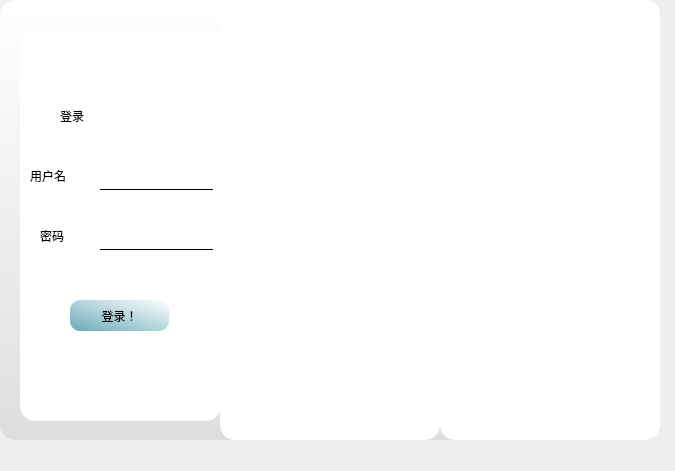
<?xml version="1.0" encoding="UTF-8"?>
<ui version="4.0">
 <class>page_welcome</class>
 <widget class="QWidget" name="page_welcome">
  <property name="geometry">
   <rect>
    <x>0</x>
    <y>0</y>
    <width>675</width>
    <height>471</height>
   </rect>
  </property>
  <property name="windowTitle">
   <string>Form</string>
  </property>
  <widget class="QFrame" name="frame_main">
   <property name="geometry">
    <rect>
     <x>0</x>
     <y>0</y>
     <width>660</width>
     <height>440</height>
    </rect>
   </property>
   <property name="styleSheet">
    <string notr="true">QFrame#frame_main{
	background-color: qlineargradient(spread:pad, x1:0.514205, y1:0.983, x2:0.474, y2:0, stop:0 rgba(223, 221, 223, 255), stop:1 rgba(255, 255, 255, 255));
border-radius:15px;
}</string>
   </property>
   <property name="frameShape">
    <enum>QFrame::Shape::StyledPanel</enum>
   </property>
   <property name="frameShadow">
    <enum>QFrame::Shadow::Raised</enum>
   </property>
   <widget class="QFrame" name="frame">
    <property name="geometry">
     <rect>
      <x>20</x>
      <y>30</y>
      <width>201</width>
      <height>391</height>
     </rect>
    </property>
    <property name="styleSheet">
     <string notr="true">background-color: rgb(255, 255, 255);
border-radius:15px;</string>
    </property>
    <property name="frameShape">
     <enum>QFrame::Shape::StyledPanel</enum>
    </property>
    <property name="frameShadow">
     <enum>QFrame::Shadow::Raised</enum>
    </property>
    <widget class="QPushButton" name="btn_login">
     <property name="geometry">
      <rect>
       <x>50</x>
       <y>270</y>
       <width>99</width>
       <height>31</height>
      </rect>
     </property>
     <property name="styleSheet">
      <string notr="true">border-radius:10px;
font: 500 18pt &quot;猫啃什锦黑&quot;;
background-color: qlineargradient(spread:pad, x1:0, y1:1, x2:1, y2:0, stop:0 rgba(106, 170, 184, 255), stop:1 rgba(255, 255, 255, 255));
</string>
     </property>
     <property name="text">
      <string>登录！</string>
     </property>
    </widget>
    <widget class="QLabel" name="label_3">
     <property name="geometry">
      <rect>
       <x>20</x>
       <y>190</y>
       <width>61</width>
       <height>31</height>
      </rect>
     </property>
     <property name="styleSheet">
      <string notr="true">font: 500 18pt &quot;猫啃什锦黑&quot;;</string>
     </property>
     <property name="text">
      <string>密码</string>
     </property>
    </widget>
    <widget class="QLineEdit" name="lineEdit_login_password">
     <property name="geometry">
      <rect>
       <x>80</x>
       <y>200</y>
       <width>113</width>
       <height>20</height>
      </rect>
     </property>
     <property name="styleSheet">
      <string notr="true">background:transparent;
border:none;
border-bottom:1px solid</string>
     </property>
     <property name="text">
      <string/>
     </property>
    </widget>
    <widget class="QLabel" name="label_2">
     <property name="geometry">
      <rect>
       <x>10</x>
       <y>130</y>
       <width>71</width>
       <height>31</height>
      </rect>
     </property>
     <property name="styleSheet">
      <string notr="true">font: 500 18pt &quot;猫啃什锦黑&quot;;</string>
     </property>
     <property name="text">
      <string>用户名</string>
     </property>
    </widget>
    <widget class="QLineEdit" name="lineEdit_login_username">
     <property name="geometry">
      <rect>
       <x>80</x>
       <y>140</y>
       <width>113</width>
       <height>20</height>
      </rect>
     </property>
     <property name="styleSheet">
      <string notr="true">background:transparent;
font: 500 18pt &quot;猫啃什锦黑&quot;;
border:none;
border-bottom:1px solid</string>
     </property>
     <property name="text">
      <string/>
     </property>
    </widget>
    <widget class="QLabel" name="label_login">
     <property name="geometry">
      <rect>
       <x>40</x>
       <y>50</y>
       <width>121</width>
       <height>71</height>
      </rect>
     </property>
     <property name="styleSheet">
      <string notr="true">font: 500 48pt &quot;猫啃什锦黑&quot;;</string>
     </property>
     <property name="text">
      <string>登录</string>
     </property>
    </widget>
    <widget class="QPushButton" name="btn_seePassword">
     <property name="geometry">
      <rect>
       <x>170</x>
       <y>190</y>
       <width>20</width>
       <height>20</height>
      </rect>
     </property>
     <property name="styleSheet">
      <string notr="true">image: url(:/img/closeEye.png);</string>
     </property>
     <property name="text">
      <string/>
     </property>
    </widget>
   </widget>
   <widget class="QFrame" name="frame_2">
    <property name="geometry">
     <rect>
      <x>230</x>
      <y>30</y>
      <width>201</width>
      <height>391</height>
     </rect>
    </property>
    <property name="styleSheet">
     <string notr="true">background-color: rgb(255, 255, 255);
border-radius:15px;</string>
    </property>
    <property name="frameShape">
     <enum>QFrame::Shape::StyledPanel</enum>
    </property>
    <property name="frameShadow">
     <enum>QFrame::Shadow::Raised</enum>
    </property>
    <widget class="QLabel" name="label_4">
     <property name="geometry">
      <rect>
       <x>10</x>
       <y>170</y>
       <width>61</width>
       <height>31</height>
      </rect>
     </property>
     <property name="styleSheet">
      <string notr="true">font: 500 12pt &quot;猫啃什锦黑&quot;;</string>
     </property>
     <property name="text">
      <string>密码</string>
     </property>
    </widget>
    <widget class="QLineEdit" name="lineEdit_register_password">
     <property name="geometry">
      <rect>
       <x>80</x>
       <y>180</y>
       <width>113</width>
       <height>20</height>
      </rect>
     </property>
     <property name="styleSheet">
      <string notr="true">background:transparent;
border:none;
border-bottom:1px solid</string>
     </property>
     <property name="text">
      <string/>
     </property>
    </widget>
    <widget class="QLabel" name="label_5">
     <property name="geometry">
      <rect>
       <x>10</x>
       <y>130</y>
       <width>71</width>
       <height>31</height>
      </rect>
     </property>
     <property name="styleSheet">
      <string notr="true">font: 500 18pt &quot;猫啃什锦黑&quot;;</string>
     </property>
     <property name="text">
      <string>用户名</string>
     </property>
    </widget>
    <widget class="QLineEdit" name="lineEdit_register_username">
     <property name="geometry">
      <rect>
       <x>80</x>
       <y>140</y>
       <width>113</width>
       <height>20</height>
      </rect>
     </property>
     <property name="styleSheet">
      <string notr="true">background:transparent;
font: 500 18pt &quot;猫啃什锦黑&quot;;
border:none;
border-bottom:1px solid</string>
     </property>
     <property name="text">
      <string/>
     </property>
    </widget>
    <widget class="QLabel" name="label_register">
     <property name="geometry">
      <rect>
       <x>40</x>
       <y>50</y>
       <width>121</width>
       <height>71</height>
      </rect>
     </property>
     <property name="styleSheet">
      <string notr="true">font: 500 48pt &quot;猫啃什锦黑&quot;;</string>
     </property>
     <property name="text">
      <string>注册</string>
     </property>
    </widget>
    <widget class="QPushButton" name="btn_register">
     <property name="geometry">
      <rect>
       <x>50</x>
       <y>270</y>
       <width>101</width>
       <height>31</height>
      </rect>
     </property>
     <property name="styleSheet">
      <string notr="true">border-radius:10px;
font: 500 18pt &quot;猫啃什锦黑&quot;;
background-color: qlineargradient(spread:pad, x1:0, y1:1, x2:1, y2:0, stop:0 rgba(106, 170, 184, 255), stop:1 rgba(255, 255, 255, 255));
</string>
     </property>
     <property name="text">
      <string>注册！</string>
     </property>
    </widget>
    <widget class="QLabel" name="label_7">
     <property name="geometry">
      <rect>
       <x>10</x>
       <y>210</y>
       <width>71</width>
       <height>31</height>
      </rect>
     </property>
     <property name="styleSheet">
      <string notr="true">font: 500 12pt &quot;猫啃什锦黑&quot;;</string>
     </property>
     <property name="text">
      <string>再次输入</string>
     </property>
    </widget>
    <widget class="QLineEdit" name="lineEdit_register_passwordAgain">
     <property name="geometry">
      <rect>
       <x>80</x>
       <y>220</y>
       <width>113</width>
       <height>20</height>
      </rect>
     </property>
     <property name="styleSheet">
      <string notr="true">background:transparent;
border:none;
border-bottom:1px solid</string>
     </property>
     <property name="text">
      <string/>
     </property>
    </widget>
   </widget>
   <widget class="QPushButton" name="btn_exit">
    <property name="geometry">
     <rect>
      <x>450</x>
      <y>220</y>
      <width>181</width>
      <height>51</height>
     </rect>
    </property>
    <property name="styleSheet">
     <string notr="true">border-radius:10px;
font: 500 36pt &quot;猫啃什锦黑&quot;;
background-color: qlineargradient(spread:pad, x1:0, y1:1, x2:1, y2:0, stop:0 rgba(106, 170, 184, 255), stop:1 rgba(255, 255, 255, 255));
</string>
    </property>
    <property name="text">
     <string>退出</string>
    </property>
   </widget>
   <widget class="frame_move" name="frame_move_left">
    <property name="geometry">
     <rect>
      <x>220</x>
      <y>0</y>
      <width>220</width>
      <height>440</height>
     </rect>
    </property>
    <property name="styleSheet">
     <string notr="true">background-image: url(:/img/nezha.png);
background-repeat:no-repeat;
background-position:center;
background-color:white;
border-radius:15px;</string>
    </property>
    <property name="frameShape">
     <enum>QFrame::Shape::StyledPanel</enum>
    </property>
    <property name="frameShadow">
     <enum>QFrame::Shadow::Raised</enum>
    </property>
   </widget>
   <widget class="QPushButton" name="btn_link">
    <property name="geometry">
     <rect>
      <x>610</x>
      <y>390</y>
      <width>50</width>
      <height>50</height>
     </rect>
    </property>
    <property name="toolTip">
     <string>&lt;html&gt;&lt;head/&gt;&lt;body&gt;&lt;p&gt;网络连接&lt;/p&gt;&lt;/body&gt;&lt;/html&gt;</string>
    </property>
    <property name="styleSheet">
     <string notr="true">image: url(:/img/link.png);
border-radius:10px;</string>
    </property>
    <property name="text">
     <string/>
    </property>
   </widget>
   <widget class="QPushButton" name="btn_local">
    <property name="geometry">
     <rect>
      <x>450</x>
      <y>140</y>
      <width>181</width>
      <height>51</height>
     </rect>
    </property>
    <property name="styleSheet">
     <string notr="true">border-radius:10px;
font: 500 36pt &quot;猫啃什锦黑&quot;;
background-color: qlineargradient(spread:pad, x1:0, y1:1, x2:1, y2:0, stop:0 rgba(106, 170, 184, 255), stop:1 rgba(255, 255, 255, 255));
</string>
    </property>
    <property name="text">
     <string>单机模式</string>
    </property>
   </widget>
   <widget class="frame_move" name="frame_move_right">
    <property name="geometry">
     <rect>
      <x>440</x>
      <y>0</y>
      <width>220</width>
      <height>440</height>
     </rect>
    </property>
    <property name="styleSheet">
     <string notr="true">background-image: url(:/img/aobing.png);
background-repeat:no-repeat;
background-position:center;
background-color:white;
border-radius:15px;</string>
    </property>
    <property name="frameShape">
     <enum>QFrame::Shape::StyledPanel</enum>
    </property>
    <property name="frameShadow">
     <enum>QFrame::Shadow::Raised</enum>
    </property>
   </widget>
   <zorder>btn_exit</zorder>
   <zorder>frame_2</zorder>
   <zorder>frame</zorder>
   <zorder>frame_move_left</zorder>
   <zorder>btn_link</zorder>
   <zorder>btn_local</zorder>
   <zorder>frame_move_right</zorder>
  </widget>
 </widget>
 <customwidgets>
  <customwidget>
   <class>frame_move</class>
   <extends>QFrame</extends>
   <header>frame_move.h</header>
   <container>1</container>
  </customwidget>
 </customwidgets>
 <resources/>
 <connections/>
</ui>
